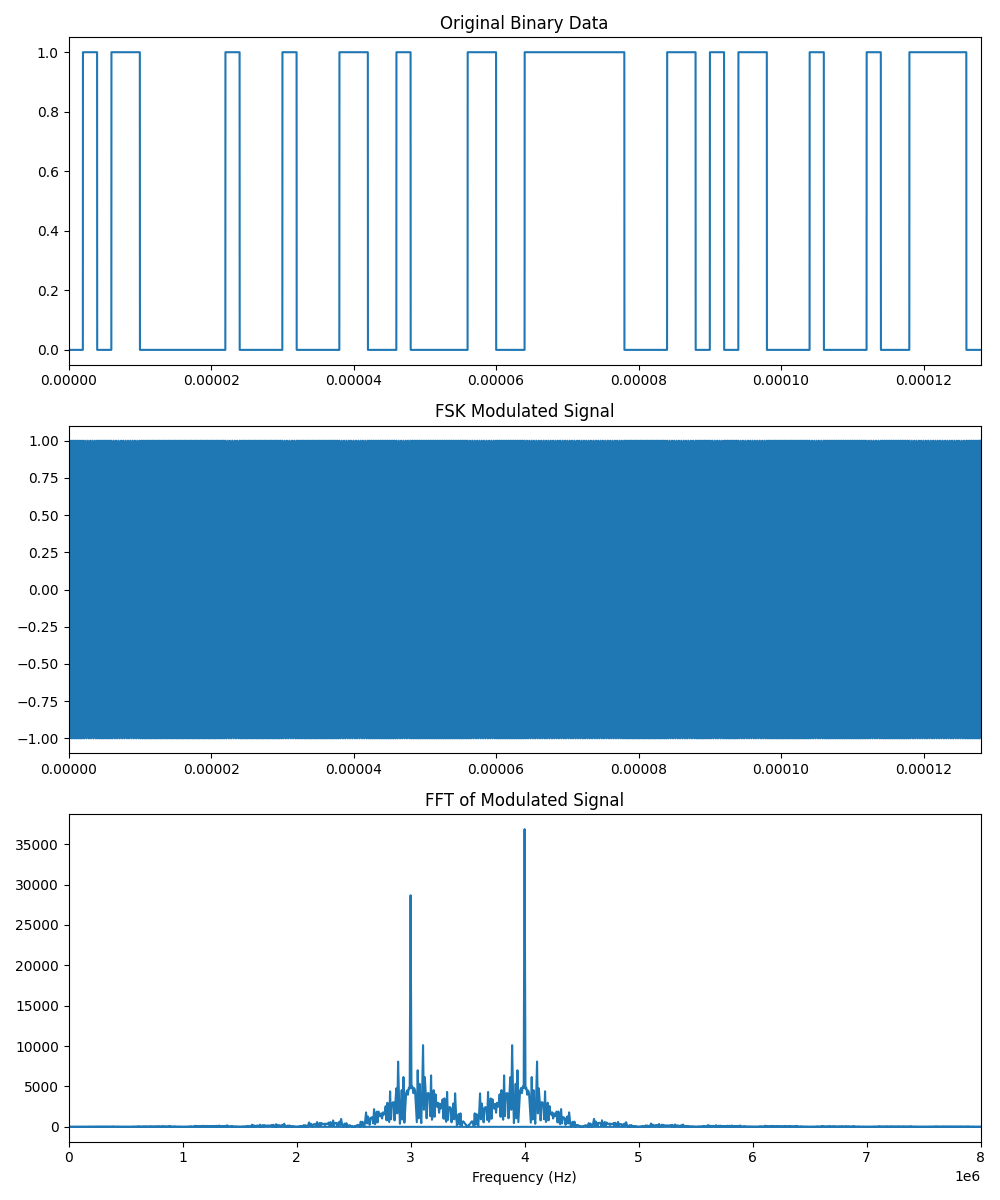

This figure's Python source:
#!/usr/bin/env python3

import numpy as np
import matplotlib.pyplot as plt
from scipy.fft import fft, fftfreq
## For saving plots to a file. Just couldn't get it to work from commandline
import matplotlib
matplotlib.use('Agg')

# Parameters
fc0 = 4e6        # 1 Carrier Frequency
fc1 = 3e6        # 0 Carrier Frequency
fs = 256*4e6    # Sampling frequency
ncycl = 512          # No of cycles of fc 
nfc0 = 8        # number of fc0 cycles for one symbol
Tsim = ncycl/fc0       # Total Simulation time
t = np.arange(0, Tsim, 1/fs)  # Time vector

# Message signal (binary data)
data = np.random.randint(0, 2, int(ncycl/nfc0))  # Random binary data
nupData = int(t.size/data.size) 
data = np.repeat(data, nupData)  # Upsample binary data

print(data.size, t.size)

# FSK Modulation
modulated_signal = np.zeros_like(t)
for i in range(len(t)):
    if data[i] == 0:
        modulated_signal[i] = np.cos(2 * np.pi * fc0 * t[i])
    else:
        modulated_signal[i] = np.cos(2 * np.pi * fc1 * t[i])

# FFT of the modulated signal
N = len(modulated_signal)
yf = fft(modulated_signal)
xf = fftfreq(N, 1 / fs)

# Plotting
fig, axs = plt.subplots(3, 1, figsize=(10, 12))

axs[0].plot(t, data)
axs[0].set_title('Original Binary Data')
axs[0].set_xlim([0, Tsim])
#axs[0].set_ylim([-0.2, 1.2])

axs[1].plot(t, modulated_signal)
axs[1].set_title('FSK Modulated Signal')
axs[1].set_xlim([0, Tsim])

axs[2].plot(xf, np.abs(yf))
axs[2].set_title('FFT of Modulated Signal')
axs[2].set_xlim([0, 2*fc0])
axs[2].set_xlabel('Frequency (Hz)')

plt.tight_layout()
plt.show()
plt.savefig("fsk-lab2.png")
